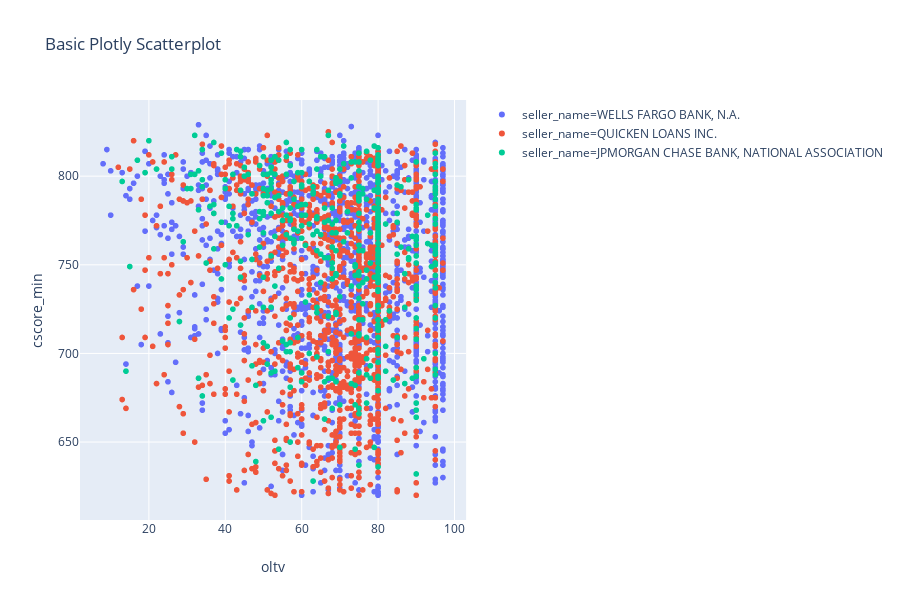

Notebook source saved alongside this figure:
### Markdown cell above
**Plotly Express Example:**

- [Link to documentation here](https://plot.ly/python/plotly-express/).
- With plotly express, the full figure is created with a single call to `px.scatter()`. 
- Note that column names are passed as text to the x and y params, etc. 
- Plotly express best for fast, low-customization-heavy charts, particularly when you need interactivity. See final section on Plotly deep dive for more info.
- Note the somewhat-annoying legend location. We'll come back to this later in the deep-dive!

### Code cell
# single call to px.scatter creates the plotly express figure
basic_plotly_fig = px.scatter(
    # select data frame of reference
    data_frame = downsamp_top_3_lenders_df, 
    # column name of x-axis data
    x = "oltv", 
    # column name of y-axis data
    y = "cscore_min", 
    # column name of categories to use for colors
    color = "seller_name",
    # text to be used for chart title
    title = "Basic Plotly Scatterplot",
    # setting the size of the plot to be output
    height = 600,
    width = 900
)

# displays the chart in-line
basic_plotly_fig

### Figure 1 — Plotly figure (JSON) as saved in the notebook; plotly's stock layout.template omitted (floating-point values rounded to 4 significant figures; data arrays with more than 128 entries replaced by an {"elided": "..."} marker saying what was removed)
{"data": [{"hoverlabel": {"namelength": 0}, "hovertemplate": "seller_name=WELLS FARGO BANK, N.A.<br>oltv=%{x}<br>cscore_min=%{y}", "legendgroup": "seller_name=WELLS FARGO BANK, N.A.", "marker": {"color": "#636efa", "symbol": "circle"}, "mode": "markers", "name": "seller_name=WELLS FARGO BANK, N.A.", "showlegend": true, "type": "scattergl", "x": {"elided": "1618 int values"}, "xaxis": "x", "y": {"elided": "1618 int values"}, "yaxis": "y"}, {"hoverlabel": {"namelength": 0}, "hovertemplate": "seller_name=QUICKEN LOANS INC.<br>oltv=%{x}<br>cscore_min=%{y}", "legendgroup": "seller_name=QUICKEN LOANS INC.", "marker": {"color": "#EF553B", "symbol": "circle"}, "mode": "markers", "name": "seller_name=QUICKEN LOANS INC.", "showlegend": true, "type": "scattergl", "x": {"elided": "1155 int values"}, "xaxis": "x", "y": {"elided": "1155 int values"}, "yaxis": "y"}, {"hoverlabel": {"namelength": 0}, "hovertemplate": "seller_name=JPMORGAN CHASE BANK, NATIONAL ASSOCIATION<br>oltv=%{x}<br>cscore_min=%{y}", "legendgroup": "seller_name=JPMORGAN CHASE BANK, NATIONAL ASSOCIATION", "marker": {"color": "#00cc96", "symbol": "circle"}, "mode": "markers", "name": "seller_name=JPMORGAN CHASE BANK, NATIONAL ASSOCIATION", "showlegend": true, "type": "scattergl", "x": {"elided": "451 int values"}, "xaxis": "x", "y": {"elided": "451 int values"}, "yaxis": "y"}], "layout": {"height": 600, "legend": {"tracegroupgap": 0}, "title": {"text": "Basic Plotly Scatterplot"}, "width": 900, "xaxis": {"anchor": "y", "autorange": true, "domain": [0, 0.98], "range": [1.849, 103.2], "title": {"text": "oltv"}, "type": "linear"}, "yaxis": {"anchor": "x", "autorange": true, "domain": [0, 1], "range": [606.0, 843.0], "title": {"text": "cscore_min"}, "type": "linear"}}}
